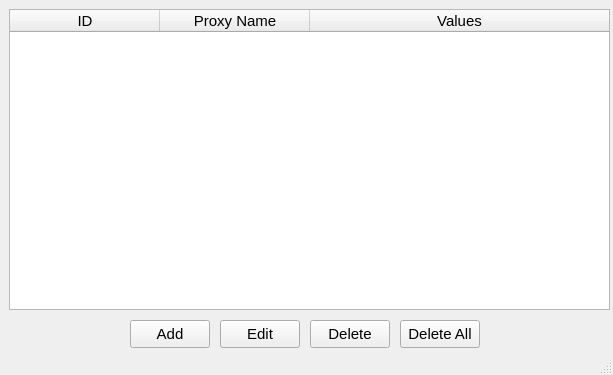
<?xml version="1.0" encoding="UTF-8"?>
<ui version="4.0">
 <class>formProfileManager</class>
 <widget class="QMainWindow" name="formProfileManager">
  <property name="geometry">
   <rect>
    <x>0</x>
    <y>0</y>
    <width>613</width>
    <height>375</height>
   </rect>
  </property>
  <property name="font">
   <font>
    <pointsize>11</pointsize>
   </font>
  </property>
  <property name="windowTitle">
   <string>Proxies Manager</string>
  </property>
  <widget class="QWidget" name="centralwidget">
   <widget class="QPushButton" name="btnAdd">
    <property name="geometry">
     <rect>
      <x>130</x>
      <y>320</y>
      <width>80</width>
      <height>28</height>
     </rect>
    </property>
    <property name="font">
     <font>
      <pointsize>11</pointsize>
     </font>
    </property>
    <property name="text">
     <string>Add</string>
    </property>
    <property name="icon">
     <iconset>
      <selectedon>../../images/24x24/add_24x24.png</selectedon>
     </iconset>
    </property>
   </widget>
   <widget class="QPushButton" name="btnEdit">
    <property name="geometry">
     <rect>
      <x>220</x>
      <y>320</y>
      <width>80</width>
      <height>28</height>
     </rect>
    </property>
    <property name="text">
     <string>Edit</string>
    </property>
    <property name="icon">
     <iconset>
      <selectedon>../../images/edit.png</selectedon>
     </iconset>
    </property>
   </widget>
   <widget class="QPushButton" name="btnDelete">
    <property name="geometry">
     <rect>
      <x>310</x>
      <y>320</y>
      <width>80</width>
      <height>28</height>
     </rect>
    </property>
    <property name="text">
     <string>Delete</string>
    </property>
    <property name="icon">
     <iconset>
      <selectedon>../../images/24x24/trash_24x24.png</selectedon>
     </iconset>
    </property>
   </widget>
   <widget class="QPushButton" name="btnDeleteAll">
    <property name="geometry">
     <rect>
      <x>400</x>
      <y>320</y>
      <width>80</width>
      <height>28</height>
     </rect>
    </property>
    <property name="text">
     <string>Delete All</string>
    </property>
    <property name="icon">
     <iconset>
      <selectedon>../../images/24x24/trash-circle-red-5121.png</selectedon>
     </iconset>
    </property>
   </widget>
   <widget class="QTableWidget" name="tbProxies">
    <property name="geometry">
     <rect>
      <x>9</x>
      <y>9</y>
      <width>601</width>
      <height>301</height>
     </rect>
    </property>
    <property name="rowCount">
     <number>0</number>
    </property>
    <property name="columnCount">
     <number>3</number>
    </property>
    <attribute name="horizontalHeaderDefaultSectionSize">
     <number>150</number>
    </attribute>
    <attribute name="horizontalHeaderStretchLastSection">
     <bool>true</bool>
    </attribute>
    <attribute name="verticalHeaderVisible">
     <bool>false</bool>
    </attribute>
    <column>
     <property name="text">
      <string>ID</string>
     </property>
    </column>
    <column>
     <property name="text">
      <string>Proxy Name</string>
     </property>
    </column>
    <column>
     <property name="text">
      <string>Values</string>
     </property>
    </column>
   </widget>
  </widget>
  <widget class="QStatusBar" name="statusbar"/>
 </widget>
 <resources/>
 <connections>
  <connection>
   <sender>tbProxies</sender>
   <signal>itemDoubleClicked(QTableWidgetItem*)</signal>
   <receiver>btnEdit</receiver>
   <slot>click()</slot>
   <hints>
    <hint type="sourcelabel">
     <x>402</x>
     <y>201</y>
    </hint>
    <hint type="destinationlabel">
     <x>244</x>
     <y>367</y>
    </hint>
   </hints>
  </connection>
 </connections>
</ui>
